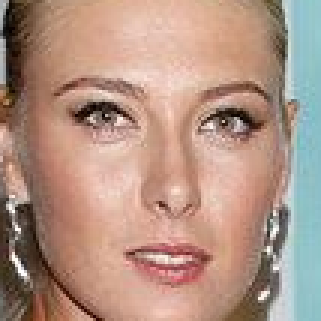
#> input picture model/data/cleaned_images/maria_sharapova/maria_sharapova1.png, 107 x 107 px (shown 3 times larger)
$ jupyter execute --allow-errors model.ipynb
#> lines starting #> are read from the running program, lines starting #| are printed output that depends on the picture
### Feature engineering using wavelet transform

[cell 1]
import numpy as np
import pywt
import cv2

def w2d(img, mode='haar', level=1):
    imArray = img
    #Datatype conversions
    #convert to grayscale
    imArray = cv2.cvtColor( imArray,cv2.COLOR_RGB2GRAY )
    #convert to float
    imArray =  np.float32(imArray)
    imArray /= 255
    # compute coefficients
    coeffs=pywt.wavedec2(imArray, mode, level=level)

    #Process Coefficients
    coeffs_H=list(coeffs)
    coeffs_H[0] *= 0;

    # reconstruction
    imArray_H=pywt.waverec2(coeffs_H, mode)
    imArray_H *= 255
    imArray_H =  np.uint8(imArray_H)

    return imArray_H

### Generate features and create dataset

[cell 2]
import os

X, y = [], []
cls = 0
CLEANED_DS_PATH = "./data/cleaned_images/"
for d in os.scandir(CLEANED_DS_PATH):
    if d.is_dir():
        for f in os.scandir(d):
            img = cv2.imread(f.path)
#> img is the input picture: shape (107, 107, 3); mean B, G, R 131.5, 146.7, 177.6
            scaled_img = cv2.resize(img, (32, 32))
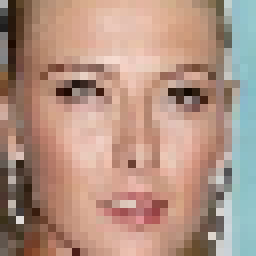
#> scaled_img: shape (32, 32, 3) (shown 8 times larger); mean B, G, R 131.3, 146.5, 177.4
            wavelet_img = w2d(img, 'db1', 5)
#> in w2d, `imArray = cv2.cvtColor( imArray,cv2.COLOR_RGB2GRAY )`:
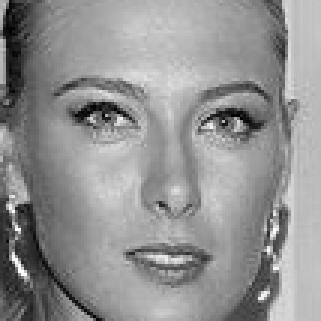
#> imArray: shape (107, 107) (shown 3 times larger); min 0, max 254, mean 145.7
#> in w2d, `coeffs=pywt.wavedec2(imArray, mode, level=level)`: coeffs = 6 items
#> in w2d, `imArray_H=pywt.waverec2(coeffs_H, mode)`:
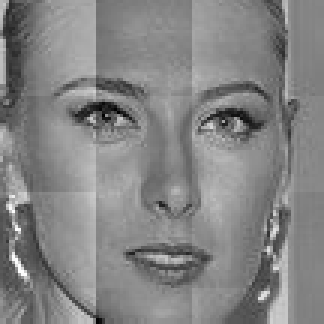
#> imArray_H: shape (108, 108) float32 (shown 3 times larger); min -0.628, max 0.585, mean 0.000179; drawn with min black and max white
#> in w2d, `imArray_H =  np.uint8(imArray_H)`:
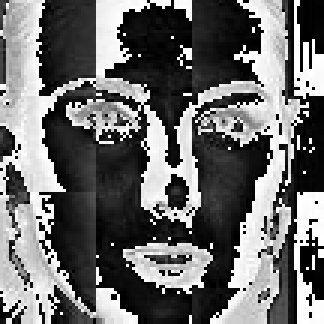
#> imArray_H: shape (108, 108) (shown 3 times larger); min 0, max 255, mean 107.1
            scaled_wavelet_img = cv2.resize(wavelet_img, (32, 32))
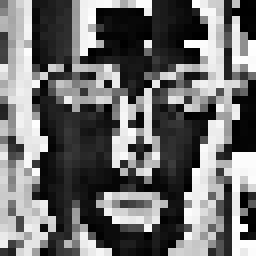
#> scaled_wavelet_img: shape (32, 32) (shown 8 times larger); min 0, max 255, mean 108.5
            stacked_img = np.vstack((scaled_img.reshape(-1, 1), scaled_wavelet_img.reshape(-1, 1)))
#> stacked_img = 4096 values, max 255 at index 3255, min 0 at index 483, mean 140.9
            X.append(stacked_img)
            y.append(cls)
        cls += 1
#> pass 2 of the loop `for d in os.scandir(CLEANED_DS_PATH):`:
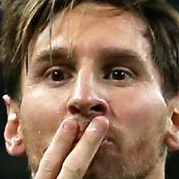
#> input picture model/data/cleaned_images/lionel_messi/lionel_messi0.png, 179 x 179 px
#> img is the input picture: shape (179, 179, 3); mean B, G, R 87, 109.2, 138.2
#> in w2d (call 2), `imArray_H=pywt.waverec2(coeffs_H, mode)`:
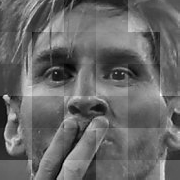
#> imArray_H: shape (180, 180) float32; min -0.564, max 0.815, mean 0.00176; drawn with min black and max white
#> `scaled_wavelet_img = cv2.resize(wavelet_img, (32, 32))`:
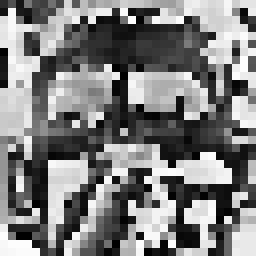
#> scaled_wavelet_img: shape (32, 32) (shown 8 times larger); min 0, max 254, mean 124.9
#> stacked_img = 4096 values, max 255 at index 1577, min 0 at index 126, mean 115.1

[cell 3]
X = np.array(X).reshape(len(X), -1).astype(float)
X.shape
#> Out = (2, 4096)

### Quick litmus test for good models to try

[cell 4]
from lazypredict.Supervised import LazyClassifier
from sklearn.model_selection import train_test_split

X_train, X_test, y_train, y_test = train_test_split(X, y, test_size=.3, random_state=123)
#> y_train = [0]; y_test = [1]
X_train.reshape(len(X_train), -1)
X_test.reshape(len(X_test), -1)
#> (the rest of this cell did not finish here and is left out)

### Training a first cut RidgeClassifierCV

[cell 5]
from sklearn.linear_model import RidgeClassifierCV
from sklearn.preprocessing import StandardScaler
from sklearn.pipeline import Pipeline
from sklearn.metrics import classification_report

pipe = Pipeline([('scaler', StandardScaler()), ('clf', RidgeClassifierCV())])
pipe.fit(X_train, y_train)

[cell 6]
print(classification_report(y_test, pipe.predict(X_test)))
#|               precision    recall  f1-score   support
#|            0       0.00      0.00      0.00       0.0
#|            1       0.00      0.00      0.00       1.0
#|     accuracy                           0.00       1.0
#|    macro avg       0.00      0.00      0.00       1.0
#| weighted avg       0.00      0.00      0.00       1.0
